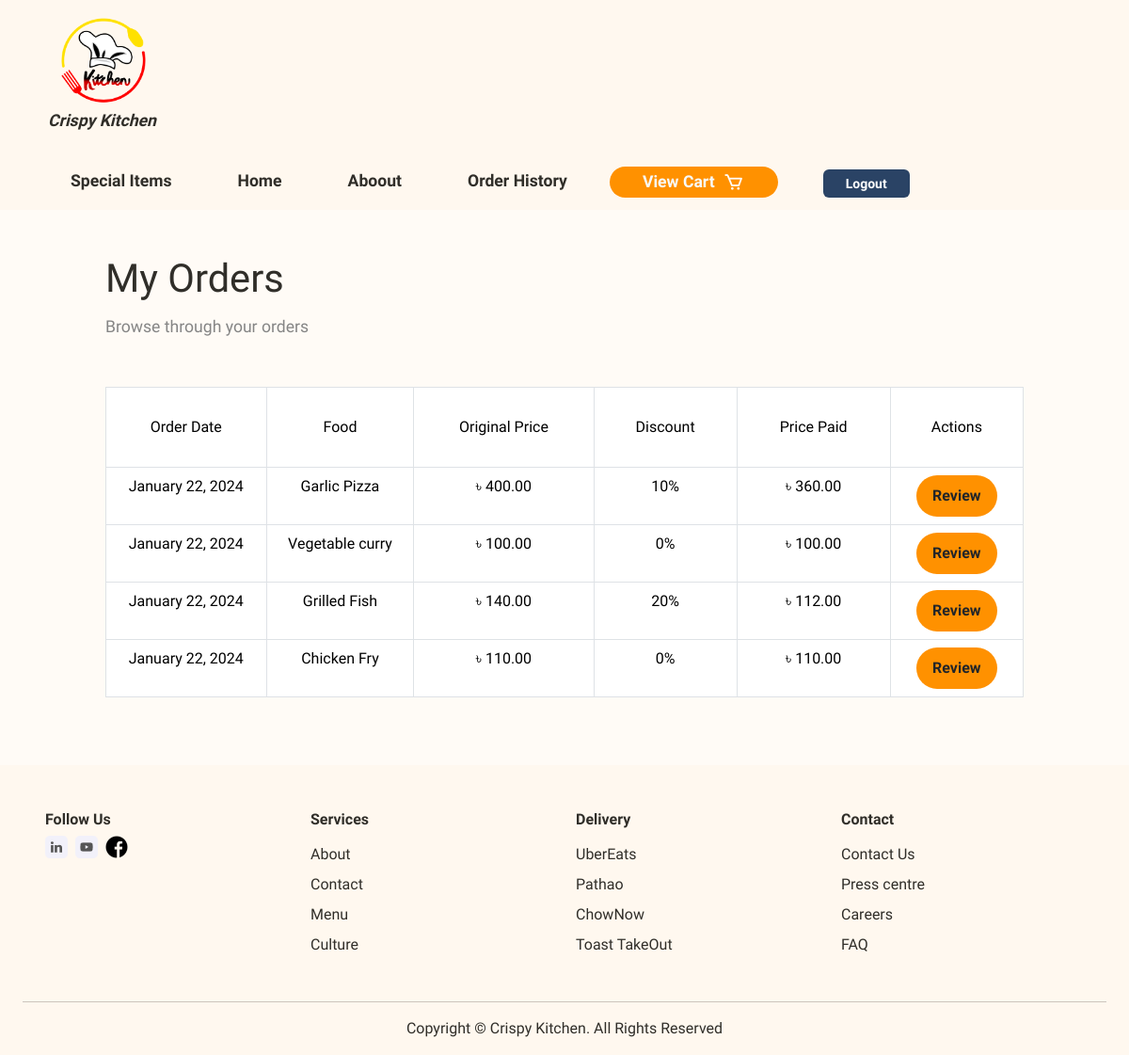
Screenshot of /order_report/ (signed in) with the database file from the repository.
### user/models.py (models this page shows)
class OrderHistory(models.Model):
    user = models.ForeignKey(User, on_delete=models.CASCADE)
    food = models.ForeignKey(Food, on_delete=models.CASCADE)
    order_date = models.DateTimeField(auto_now_add=True)
    order_price = models.DecimalField(max_digits=7, decimal_places=2, null=True, blank=True)

### food/models.py (models this page shows, shortened)
class Food(models.Model):
    name = models.CharField(max_length=60)
    price = models.DecimalField(max_digits=8, decimal_places=2)
    image = models.ImageField(upload_to='food/media/uploads')
    description = models.TextField()
    category = models.ManyToManyField(Category)
    is_special = models.BooleanField(default=False)
    discount_percentage = models.PositiveIntegerField(default=0)
    discount_price = models.DecimalField(max_digits=8, decimal_places=2,  null=True, blank=True)

### user/views.py (the view)
# urls.py: path('order_report/', OrderHistoryReport.as_view(), name='order_report'),
class OrderHistoryReport(LoginRequiredMixin, ListView):
    template_name = 'order_history.html'
    model = OrderHistory
    context_object_name = 'OrderReport'
    def get_queryset(self):
        user = self.request.user
        queryset = OrderHistory.objects.filter(user=user)
        return queryset

### user/templates/order_history.html (shortened to what this page needs)
{% extends 'base.html' %}
{% load static %}
{% block content %}
  <div class="mt-5 container">
    <div class="main-text">
      <h2>My Orders</h2>
      <p>Browse through your orders</p>
    </div>
        <div class="mt-5 pb-5">
            <table class="table table-bordered pb-5">
                <thead>
                  <tr class="ohd">
                    <th style="font-weight: 500;padding: 30px;">Order Date</th>
                    <th style="font-weight: 500;padding: 30px;">Food</th>
                    <th style="font-weight: 500;padding: 30px;">Original Price</th>
                    <th style="font-weight: 500;padding: 30px;">Discount</th>
                    <th style="font-weight: 500;padding: 30px;">Price Paid</th>
                    <th style="font-weight: 500;padding: 30px;">Actions</th>
                  </tr>
                </thead>
                <tbody>
                  {% for o in OrderReport %}
                    <tr class="ohd">
                      <td>{{ o.order_date|date:"F d, Y" }}</td>
                      <td>{{ o.food.name }}</td>
                      <td>৳ {{ o.order_price }}</td>
                      <td>{{o.food.discount_percentage}}%</td>
                      {% if o.food.is_special %}
                        <td>৳ {{ o.food.discount_price }}</td>
                      {% else %}
                        <td>৳ {{ o.order_price }}</td>
                      {% endif %}
                      <td>
                          <a class="detail-btns btn fw-bold " style="background-color: #ff9100;" href="{% url 'review' o.food.id %}">Review</a>
                      </td>
                    </tr>
                  {% endfor %}
                </tbody>
              </table>
        </div>
  </div>
{% endblock %}

### static/css/food.css (style rules this page uses)
* { padding: 0; margin: 0; box-sizing: border-box; font-family: 'Raleway', sans-serif; text-decoration: none; list-style: none; scroll-behavior: smooth; }
:root { --text-color: #302e29; --main-color: #ff9100; --second-color: #858585; --bg-color: #fffbf6; --big-font: 4.5rem; --h2-font: 2.6rem; --p-font: 1.1rem; }
body { background: var(--bg-color); color: var(--text-color); }
.container { margin-top: 50px; width: 1000px; margin-bottom: -40px; }
.main-text h2 { font-size: var(--h2-font); margin-bottom: 10px; }
.main-text p { font-size: var(--p-font); font-weight: 500; color: var(--second-color); line-height: 32px; }
.detail-btns { border-radius: 5rem; padding: 9px 16px; }
.ohd { text-align: center; }

### rows the page displays
OrderHistory: order_date "January 22, 2024", food.name "Garlic Pizza", order_price "400.00", food.discount_percentage "10", food.discount_price "360.00"
OrderHistory: order_date "January 22, 2024", food.name "Vegetable curry", order_price "100.00", food.discount_percentage "0"
OrderHistory: order_date "January 22, 2024", food.name "Grilled Fish", order_price "140.00", food.discount_percentage "20", food.discount_price "112.00"
OrderHistory: order_date "January 22, 2024", food.name "Chicken Fry", order_price "110.00", food.discount_percentage "0"
